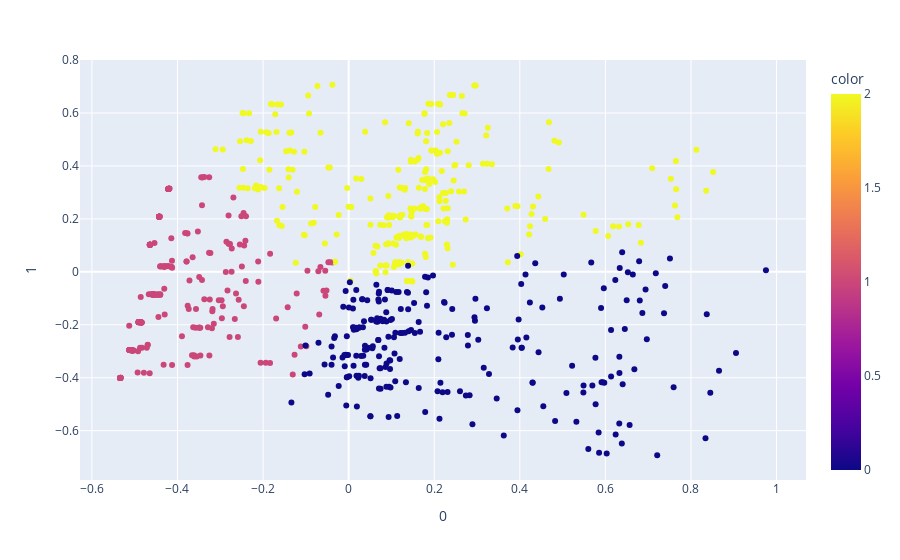

Notebook cell for this chart:
### Markdown cell above
'age', 'years_with_bank', 'nbr_children','marital_status'

### Code cell
r = testdf[['income','age', 'years_with_bank','nbr_children','marital_status','saving_amount','credit_amount']]

th = MinMaxScaler().fit_transform(r)
columns = r.columns
dfsc = pd.DataFrame(th, columns=columns)

km = KMeans(n_clusters=3,
            n_init=30)
pca = PCA(n_components=3)
compsc = pca.fit_transform(dfsc)
ysckm = km.fit_predict(dfsc)




fig = px.scatter(compsc, x=0, y=1, color=ysckm)
fig.show()

### Figure 1 — Plotly figure (JSON) as saved in the notebook; plotly's stock layout.template omitted (floating-point values rounded to 4 significant figures; data arrays with more than 128 entries replaced by an {"elided": "..."} marker saying what was removed)
{"data": [{"hovertemplate": "0=%{x}<br>1=%{y}<br>color=%{marker.color}<extra></extra>", "legendgroup": "", "marker": {"color": {"elided": "747 int values"}, "coloraxis": "coloraxis", "symbol": "circle"}, "mode": "markers", "name": "", "orientation": "v", "showlegend": false, "type": "scatter", "x": {"elided": "747 float values"}, "xaxis": "x", "y": {"elided": "747 float values"}, "yaxis": "y"}], "layout": {"autosize": true, "coloraxis": {"colorbar": {"title": {"text": "color"}}, "colorscale": [[0, "#0d0887"], [0.1111, "#46039f"], [0.2222, "#7201a8"], [0.3333, "#9c179e"], [0.4444, "#bd3786"], [0.5556, "#d8576b"], [0.6667, "#ed7953"], [0.7778, "#fb9f3a"], [0.8889, "#fdca26"], [1, "#f0f921"]]}, "legend": {"tracegroupgap": 0}, "margin": {"t": 60}, "xaxis": {"anchor": "y", "autorange": true, "domain": [0, 1], "range": [-0.6249, 1.066], "title": {"text": "0"}, "type": "linear"}, "yaxis": {"anchor": "x", "autorange": true, "domain": [0, 1], "range": [-0.7922, 0.806], "title": {"text": "1"}, "type": "linear"}}}
